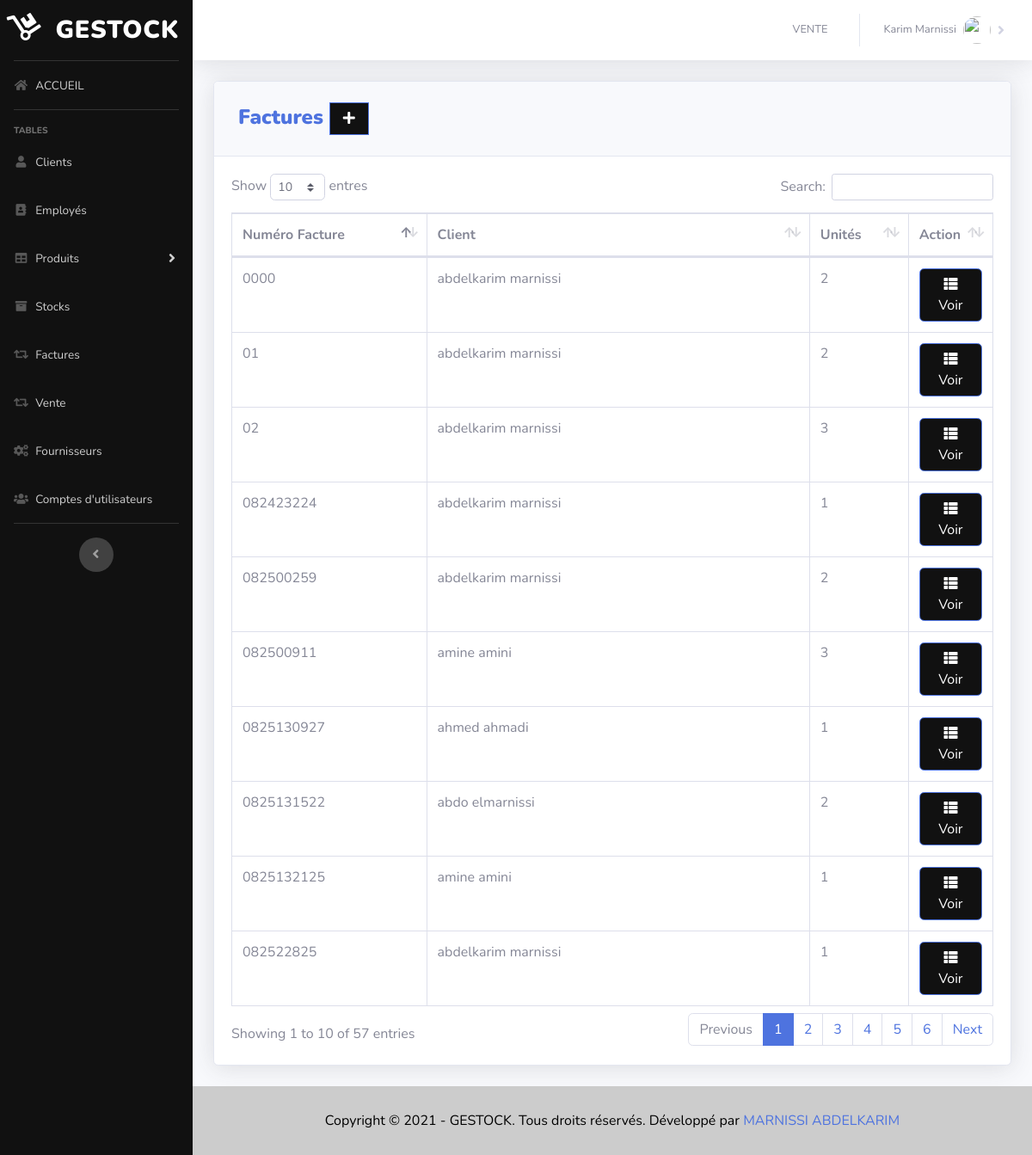
The page /pages/transaction.php (signed in) on the database its author committed.
### tables this page shows
CREATE TABLE `transaction` (
  `TRANS_ID` int(50) NOT NULL,
  `CUST_ID` int(11) DEFAULT NULL,
  `NUMOFITEMS` varchar(250) NOT NULL,
  `SUBTOTAL` varchar(50) NOT NULL,
  `LESSVAT` varchar(50) NOT NULL,
  `NETVAT` varchar(50) NOT NULL,
  `ADDVAT` varchar(50) NOT NULL,
  `GRANDTOTAL` varchar(250) NOT NULL,
  `DATE` varchar(50) NOT NULL,
  `TRANS_D_ID` varchar(250) NOT NULL
);

CREATE TABLE `customer` (
  `CUST_ID` int(11) NOT NULL,
  `FIRST_NAME` varchar(50) DEFAULT NULL,
  `LAST_NAME` varchar(50) DEFAULT NULL,
  `PHONE_NUMBER` varchar(11) DEFAULT NULL
);

### pages/transaction.php (the view, shortened to what this page needs)
<?php
include'../includes/connection.php';
include'../includes/sidebar.php';
?>
            <div class="card shadow mb-4">
            <div class="card-header py-3">
              <h4 class="m-2 font-weight-bold text-primary">Factures <a  href="pos.php"  type="button" class="btn btn-primary bg-gradient-primary" style="border-radius: 0px;"><i class="fas fa-fw fa-plus"></i></a></h4>
            </div>
            <div class="card-body">
              <div class="table-responsive">
                <table class="table table-bordered" id="dataTable" width="100%" cellspacing="0">
               <thead>
                   <tr>
                     <th width="19%">Num&eacute;ro Facture</th>
                     <th>Client</th>
                     <th width="13%">Unit&eacute;s</th>
                     <th width="11%">Action</th>
                   </tr>
               </thead>
          <tbody>
<?php
    $query = 'SELECT *, FIRST_NAME, LAST_NAME
              FROM transaction T
              JOIN customer C ON T.`CUST_ID`=C.`CUST_ID`
              ORDER BY TRANS_D_ID ASC';
        $result = mysqli_query($db, $query) or die (mysqli_error($db));
            while ($row = mysqli_fetch_assoc($result)) {
                echo '<tr>';
                echo '<td>'. $row['TRANS_D_ID'].'</td>';
                echo '<td>'. $row['FIRST_NAME'].' '. $row['LAST_NAME'].'</td>';
                echo '<td>'. $row['NUMOFITEMS'].'</td>';
                      echo '<td align="right">
                              <a type="button" class="btn btn-primary bg-gradient-primary" href="trans_view.php?action=edit & id='.$row['TRANS_ID'] . '"><i class="fas fa-fw fa-th-list"></i> Voir</a>
                          </div> </td>';
                echo '</tr> ';
                        }
?>
<?php
include'../includes/footer.php';
?>

### includes/sidebar.php (shortened to what this page needs)
<!DOCTYPE html>
<html lang="en">
<head>
  <link href="../vendor/fontawesome-free/css/all.min.css" rel="stylesheet" type="text/css">
  <link href="../css/sb-admin-2.css" rel="stylesheet">
  <link href="../vendor/datatables/dataTables.bootstrap4.min.css" rel="stylesheet">
</head>
<body id="page-top">
  <div id="wrapper">
    <ul class="navbar-nav bg-gradient-primary sidebar sidebar-dark accordion" id="accordionSidebar">
      <a class="sidebar-brand d-flex align-items-center justify-content-center" href="index.php">
        <div class="sidebar-brand-icon rotate-n-15">
          <i class='fas fa-dolly' style='margin-left: 12px;'></i>
        </div>
        <div class="sidebar-brand-text mx-3">GESTOCK</div>
      </a>
      <hr class="sidebar-divider my-0">
      <li class="nav-item">
        <a class="nav-link" href="index.php">
          <i class="fas fa-fw fa-home"></i>
          <span>ACCUEIL</span></a>
      </li>
      <hr class="sidebar-divider">
      <div class="sidebar-heading">
        Tables
      </div>
      <li class="nav-item">
        <a class="nav-link" href="customer.php">
          <i class="fas fa-fw fa-user"></i>
          <span>Clients</span></a>
      </li>
      <li class="nav-item">
        <a class="nav-link" href="employee.php">
          <i class='far fa-address-book' style='font-size:16px;text-align: center;
    width: 1.25em;font-weight: 900;font-family: "Font Awesome 5 Free";font-size: 0.85rem;
    margin-right: 0.25rem;'></i>
          <span>Employ&eacute;s</span></a>
      </li>
      <li class="nav-item dropdown">
        <a class="nav-link dropdown-toggle" href="#" id="prodDropdown" role="button" data-toggle="dropdown" aria-haspopup="true" aria-expanded="false">
          <i class="fas fa-fw fa-table"></i>
          <span>Produits</span>
        </a>
      </li>
      <li class="nav-item">
        <a class="nav-link" href="inventory.php">
          <i class="fas fa-fw fa-archive"></i>
          <span>Stocks</span></a>
      </li>
      <li class="nav-item">
        <a class="nav-link" href="transaction.php">
          <i class="fas fa-fw fa-retweet"></i>
          <span>Factures</span></a>
      </li>
      <li class="nav-item">
        <a class="nav-link" href="pos.php">
          <i class="fas fa-fw fa-retweet"></i>
          <span>Vente</span></a>
      </li>
      <li class="nav-item">
        <a class="nav-link" href="supplier.php">
          <i class="fas fa-fw fa-cogs"></i>
          <span>Fournisseurs</span></a>
      </li>
      <li class="nav-item">
        <a class="nav-link" href="user.php">
          <i class="fas fa-fw fa-users"></i>
          <span>Comptes d'utilisateurs</span></a>
      </li>
      <hr class="sidebar-divider d-none d-md-block">
      <div class="text-center d-none d-md-inline">
        <button class="rounded-circle border-0" id="sidebarToggle"></button>
      </div>
    </ul>
    <?php include_once 'topbar.php'; ?>

### includes/topbar.php (shortened to what this page needs)
<div id="content-wrapper" class="d-flex flex-column">
  <div id="content">
    <nav class="navbar navbar-expand navbar-light bg-white topbar mb-4 static-top shadow">
      <ul class="navbar-nav ml-auto">
        <li class="nav-item dropdown no-arrow">
          <a class="nav-link" href="pos.php" role="button">
            <span class="mr-2 d-none d-lg-inline text-gray-600 small">VENTE</span>
          </a>
        </li>
        <li class="nav-item dropdown ">
          <a class="nav-link dropdown-toggle" href="#" id="userDropdown" role="button" data-toggle="dropdown" aria-haspopup="true" aria-expanded="false">
            <span class="mr-2 d-none d-lg-inline text-gray-600 small"><?php echo  $_SESSION['FIRST_NAME']. ' '.$_SESSION['LAST_NAME'] ;?></span>
            <img class="img-profile rounded-circle"
            <?php
              if($_SESSION['GENDER']=='Homme'){
                echo 'src="https://encrypted-tbn0.gstatic.com/images?q=tbn:ANd9GcTS0rikanm-OEchWDtCAWQ_s1hQq1nOlQUeJr242AdtgqcdEgm0Dg"';
              }else{
                echo 'src="https://encrypted-tbn0.gstatic.com/images?q=tbn:ANd9GcSNngF0RFPjyGl4ybo78-XYxxeap88Nvsyj1_txm6L4eheH8ZBu"';
              }
            ?>>
          </a>
        </li>
      </ul>
    </nav>
    <div class="container-fluid">

### includes/footer.php (shortened to what this page needs)
      <footer class="sticky-footer" style="background-color: #ccc;">
        <div class="container my-auto">
          <div class="copyright text-center my-auto" style="font-size:1rem;
    font-weight: 400;color: #000;">
              <span>Copyright © 2021 - GESTOCK. Tous droits réservés. Développé par<a href="https://github.com/Marnissi-Abdelkarim"> MARNISSI ABDELKARIM</a></span>
          </div>
        </div>
      </footer>
</body>
</html>

### rows shown on the page
transaction: TRANS_D_ID "0000", CUST_ID.FIRST_NAME "abdelkarim", CUST_ID.LAST_NAME "marnissi", NUMOFITEMS "2"
transaction: TRANS_D_ID "01", CUST_ID.FIRST_NAME "abdelkarim", CUST_ID.LAST_NAME "marnissi", NUMOFITEMS "2"
transaction: TRANS_D_ID "02", CUST_ID.FIRST_NAME "abdelkarim", CUST_ID.LAST_NAME "marnissi", NUMOFITEMS "3"
transaction: TRANS_D_ID "082423224", CUST_ID.FIRST_NAME "abdelkarim", CUST_ID.LAST_NAME "marnissi", NUMOFITEMS "1"
transaction: TRANS_D_ID "082500259", CUST_ID.FIRST_NAME "abdelkarim", CUST_ID.LAST_NAME "marnissi", NUMOFITEMS "2"
transaction: TRANS_D_ID "082500911", CUST_ID.FIRST_NAME "amine", CUST_ID.LAST_NAME "amini", NUMOFITEMS "3"
transaction: TRANS_D_ID "0825130927", CUST_ID.FIRST_NAME "ahmed", CUST_ID.LAST_NAME "ahmadi", NUMOFITEMS "1"
transaction: TRANS_D_ID "0825131522", CUST_ID.FIRST_NAME "abdo", CUST_ID.LAST_NAME "elmarnissi", NUMOFITEMS "2"
transaction: TRANS_D_ID "0825132125", CUST_ID.FIRST_NAME "amine", CUST_ID.LAST_NAME "amini", NUMOFITEMS "1"
transaction: TRANS_D_ID "082522825", CUST_ID.FIRST_NAME "abdelkarim", CUST_ID.LAST_NAME "marnissi", NUMOFITEMS "1"

### other values the page prints
$_SESSION['FIRST_NAME'] "Karim"
$_SESSION['LAST_NAME'] "Marnissi"
